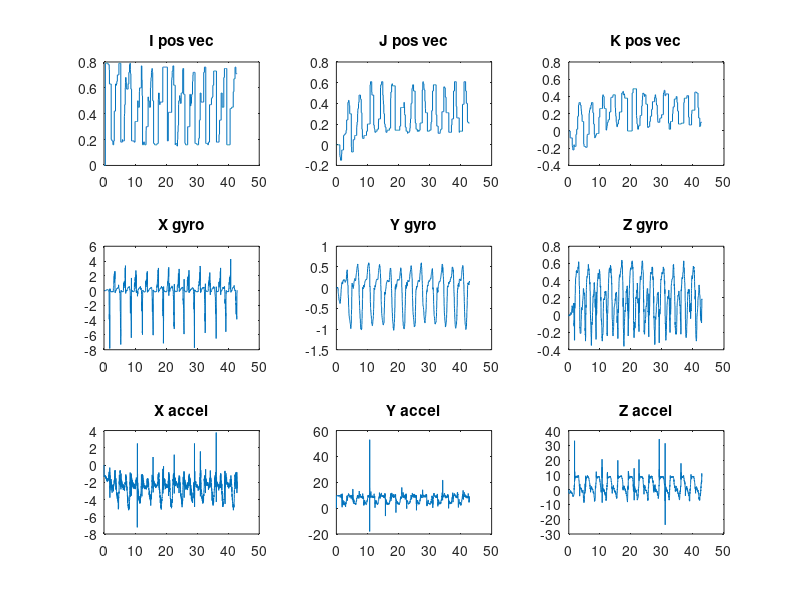

Write the MATLAB code that produced this figure.
clear all
clf

%M = csvread("10NOFeather.txt");
M = csvread('WFeather_12_4_18.txt');

ivec = M(:,7);
jvec = M(:,8);
kvec = M(:,9);
xg = M(:,4);
yg = M(:,5);
zg = M(:,6);
xa = M(:,1);
ya = M(:,2);
za = M(:,3);

t = linspace(1,length(ivec),length(ivec))/100;

figure(1)
subplot(3,3,1)
plot(t,ivec)
title('I pos vec')
subplot(3,3,2)
plot(t,jvec)
title('J pos vec')
subplot(3,3,3)
plot(t,kvec)
title('K pos vec')

subplot(3,3,4)
plot(t,xg)
title('X gyro')
subplot(3,3,5)
plot(t,yg)
title('Y gyro')
subplot(3,3,6)
plot(t,zg)
title('Z gyro')

subplot(3,3,7)
plot(t,xa)
title('X accel')
subplot(3,3,8)
plot(t,ya)
title('Y accel')
subplot(3,3,9)
plot(t,za)
title('Z accel')

%  figure(2)
%  plot(t,zg*10,t,ya)
%  legend('z gyro', 'y acceleration')